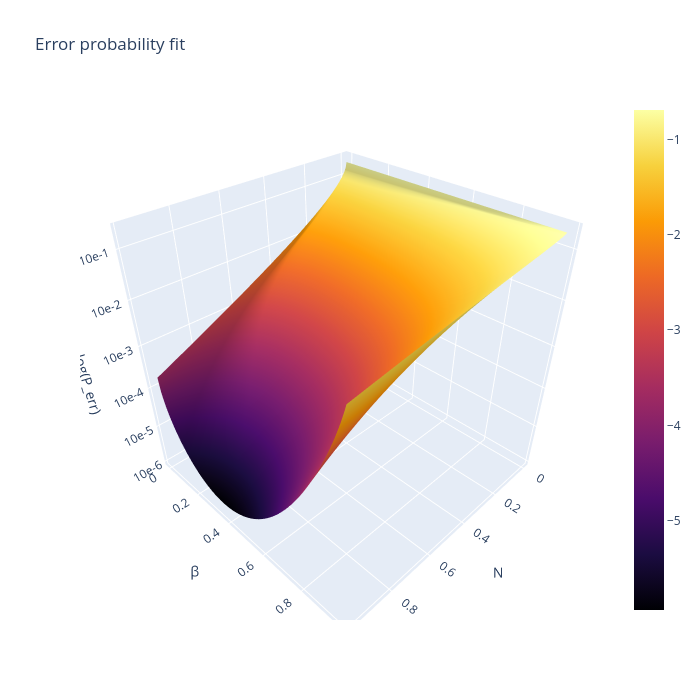

The cell this chart's notebook holds for it:
### Markdown cell above
## Plot fit of data to theory

### Code cell
N_mesh, beta_mesh = np.meshgrid(N_grid, beta_grid, indexing="ij")

# Define fit function
def model(coords, A, B):

    N, beta = coords
    alpha = np.sqrt(N*(1-beta))
    Sigma = 1 / (np.sqrt(N*beta) +np.sqrt(1 + N*beta))

    return (A * erfc(B*alpha/Sigma)).ravel()

# Fit A and B
params, covariance = curve_fit(model,(N_mesh, beta_mesh), p_err.ravel())
A_fit, B_fit = params
A_err, B_err = np.sqrt(np.diag(covariance))
print(f"A = {A_fit:.3f} ± {A_err:.3f}, {(np.abs(A_fit - 0.5)/(A_err)):.3f}σ away from theoretical value")
print(f"B = {B_fit:.3f} ± {B_err:.3f}, {(np.abs(B_fit - np.sqrt(2))/(B_err)):.3f}σ away from theoretical value")


# Generate fitted surface
N_fit = np.linspace(N_mesh.min(), N_mesh.max(), 200)
beta_fit = np.linspace(beta_mesh.min(), beta_mesh.max(), 200)
N_surface, beta_surface = np.meshgrid(N_fit, beta_fit, indexing="ij")
p_surface = model((N_surface, beta_surface), A_fit, B_fit).reshape(N_surface.shape)

# Log scale
z_sim = np.log(p_err.ravel())
z_surface = np.log(p_surface)

# Use surface + data range
zmin = np.floor(min(z_sim.min(), z_surface.min()))
zmax = np.ceil(max(z_sim.max(), z_surface.max()))
ticks = np.arange(zmin, zmax+1)


# Plot
fig = go.Figure()


# Fitted surface
fig.add_trace(
    go.Surface(x=N_surface, y=beta_surface, z=z_surface, colorscale="Inferno", opacity=1, name="Fit")
)

# Layout
fig.update_layout(
    title="Error probability fit",
    width=700,
    height=700,
    scene=dict(
        xaxis_title="N",
        yaxis_title="β",
        zaxis=dict(
            title="log(P_err)",
            tickmode="array",
            tickvals=ticks,
            ticktext=[f"10e{int(t)}" for t in ticks]
        )
    )
)


fig.show()

### Figure 1 — Plotly figure (JSON) as saved in the notebook; plotly's stock layout.template omitted (floating-point values rounded to 4 significant figures; data arrays with more than 128 entries replaced by an {"elided": "..."} marker saying what was removed)
{"data": [{"colorscale": [[0, "#000004"], [0.1111, "#1b0c41"], [0.2222, "#4a0c6b"], [0.3333, "#781c6d"], [0.4444, "#a52c60"], [0.5556, "#cf4446"], [0.6667, "#ed6925"], [0.7778, "#fb9b06"], [0.8889, "#f7d13d"], [1, "#fcffa4"]], "name": "Fit", "opacity": 1, "type": "surface", "x": {"elided": "200x200 float values"}, "y": {"elided": "200x200 float values"}, "z": {"elided": "200x200 float values"}}], "layout": {"height": 700, "scene": {"xaxis": {"title": {"text": "N"}}, "yaxis": {"title": {"text": "β"}}, "zaxis": {"tickmode": "array", "ticktext": ["10e-7", "10e-6", "10e-5", "10e-4", "10e-3", "10e-2", "10e-1", "10e0"], "tickvals": [-7.0, -6.0, -5.0, -4.0, -3.0, -2.0, -1.0, 0.0], "title": {"text": "log(P_err)"}}}, "title": {"text": "Error probability fit"}, "width": 700}}
